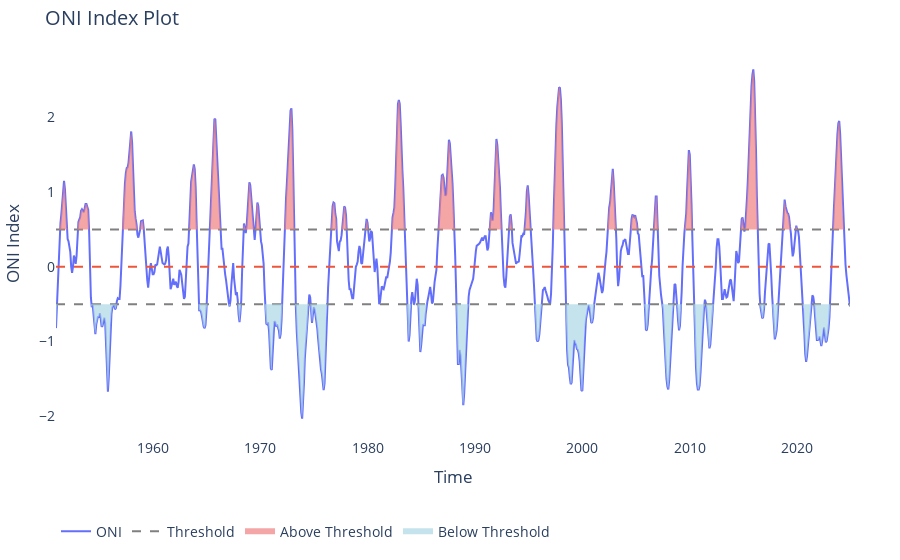

Source (notebook cell):
### Code cell
lims = [-.5, .5]
plot_oni_index_th(df1, lims = lims)

### Figure 1 — Plotly figure (JSON) as saved in the notebook; plotly's stock layout.template omitted (floating-point values rounded to 4 significant figures; data arrays with more than 128 entries replaced by an {"elided": "..."} marker saying what was removed)
{"data": [{"line": {"color": "#636EFA", "width": 2}, "mode": "lines", "name": "ONI", "type": "scatter", "x": {"elided": "888 str values"}, "y": {"elided": "888 float values"}}, {"line": {"color": "grey", "dash": "dash"}, "mode": "lines", "name": "Threshold", "showlegend": true, "type": "scatter", "x": ["1951-01-01T00:00:00", "2024-12-01T00:00:00"], "y": [-0.5, -0.5]}, {"line": {"color": "#EF553B", "dash": "dash"}, "mode": "lines", "name": "Zero Line", "showlegend": false, "type": "scatter", "x": ["1951-01-01T00:00:00", "2024-12-01T00:00:00"], "y": [0, 0]}, {"line": {"color": "grey", "dash": "dash"}, "mode": "lines", "name": "Threshold", "showlegend": false, "type": "scatter", "x": ["1951-01-01T00:00:00", "2024-12-01T00:00:00"], "y": [0.5, 0.5]}, {"fill": "toself", "fillcolor": "lightcoral", "mode": "none", "name": "Above Threshold", "opacity": 0.7, "type": "scatter", "x": {"elided": "1776 str values"}, "y": {"elided": "1776 float values"}}, {"fill": "toself", "fillcolor": "lightblue", "mode": "none", "name": "Below Threshold", "opacity": 0.7, "type": "scatter", "x": {"elided": "1776 str values"}, "y": {"elided": "1776 float values"}}], "layout": {"font": {"size": 14}, "legend": {"orientation": "h", "y": -0.2}, "margin": {"b": 50, "l": 50, "r": 50, "t": 50}, "plot_bgcolor": "white", "title": {"text": "ONI Index Plot"}, "xaxis": {"title": {"text": "Time"}}, "yaxis": {"title": {"text": "ONI Index"}}}}
